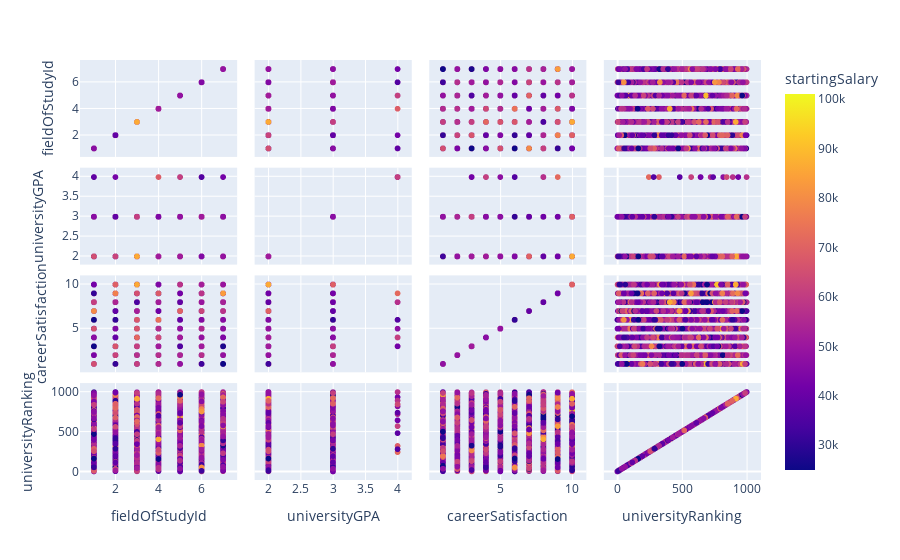

Notebook source saved alongside this figure:
### Code cell
import plotly.express as px

fig = px.scatter_matrix(df_pandas,
    dimensions=["fieldOfStudyId", "universityGPA", "careerSatisfaction","universityRanking"],
    color="startingSalary")
fig.show()

### Figure 1 — Plotly figure (JSON) as saved in the notebook; plotly's stock layout.template omitted (floating-point values rounded to 4 significant figures; data arrays with more than 128 entries replaced by an {"elided": "..."} marker saying what was removed)
{"data": [{"dimensions": [{"axis": {"matches": true}, "label": "fieldOfStudyId", "values": {"elided": "4910 int values"}}, {"axis": {"matches": true}, "label": "universityGPA", "values": {"elided": "4910 int values"}}, {"axis": {"matches": true}, "label": "careerSatisfaction", "values": {"elided": "4910 int values"}}, {"axis": {"matches": true}, "label": "universityRanking", "values": {"elided": "4910 int values"}}], "hovertemplate": "%{xaxis.title.text}=%{x}<br>%{yaxis.title.text}=%{y}<br>startingSalary=%{marker.color}<extra></extra>", "legendgroup": "", "marker": {"color": {"elided": "4910 int values"}, "coloraxis": "coloraxis", "symbol": "circle"}, "name": "", "showlegend": false, "type": "splom"}], "layout": {"coloraxis": {"colorbar": {"title": {"text": "startingSalary"}}, "colorscale": [[0, "#0d0887"], [0.1111, "#46039f"], [0.2222, "#7201a8"], [0.3333, "#9c179e"], [0.4444, "#bd3786"], [0.5556, "#d8576b"], [0.6667, "#ed7953"], [0.7778, "#fb9f3a"], [0.8889, "#fdca26"], [1, "#f0f921"]]}, "dragmode": "select", "legend": {"tracegroupgap": 0}, "margin": {"t": 60}}}
